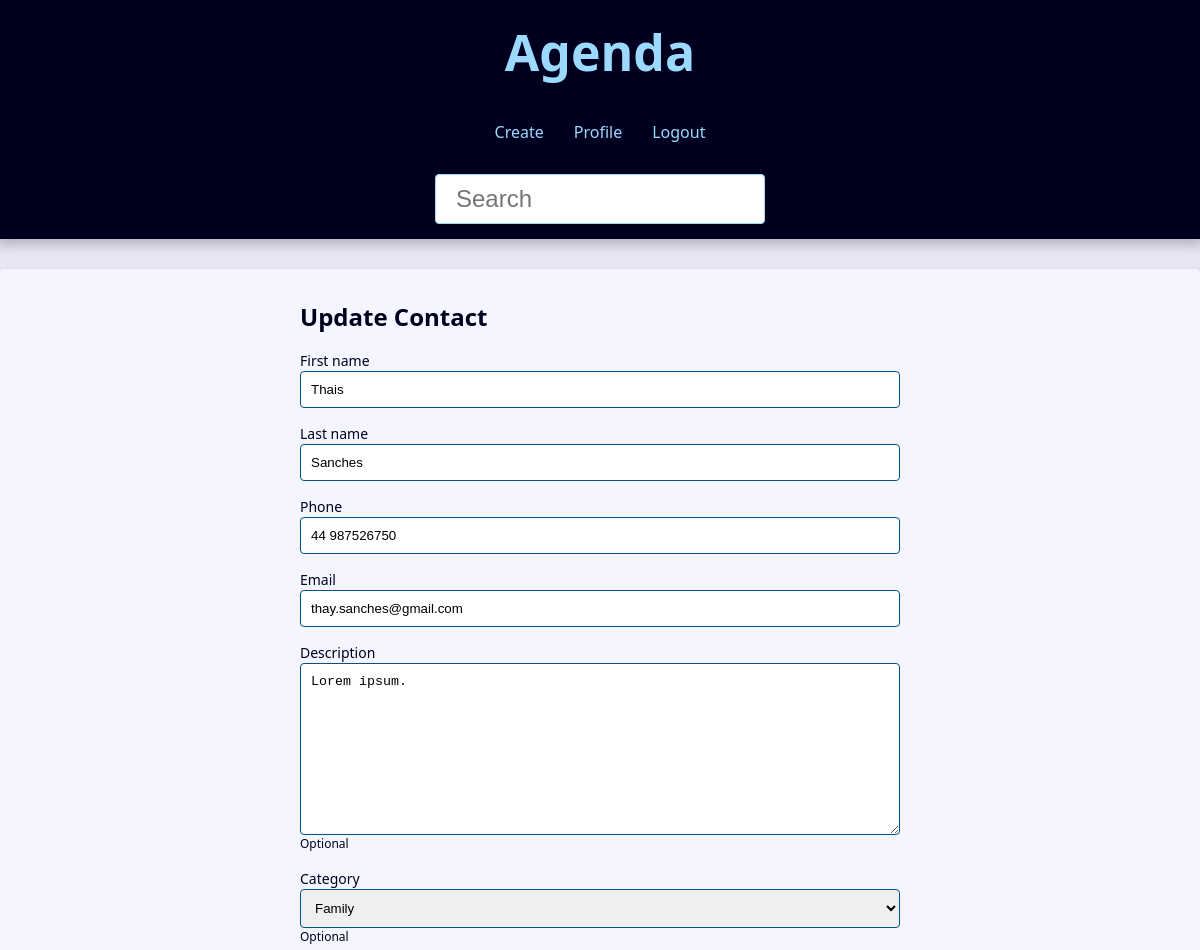
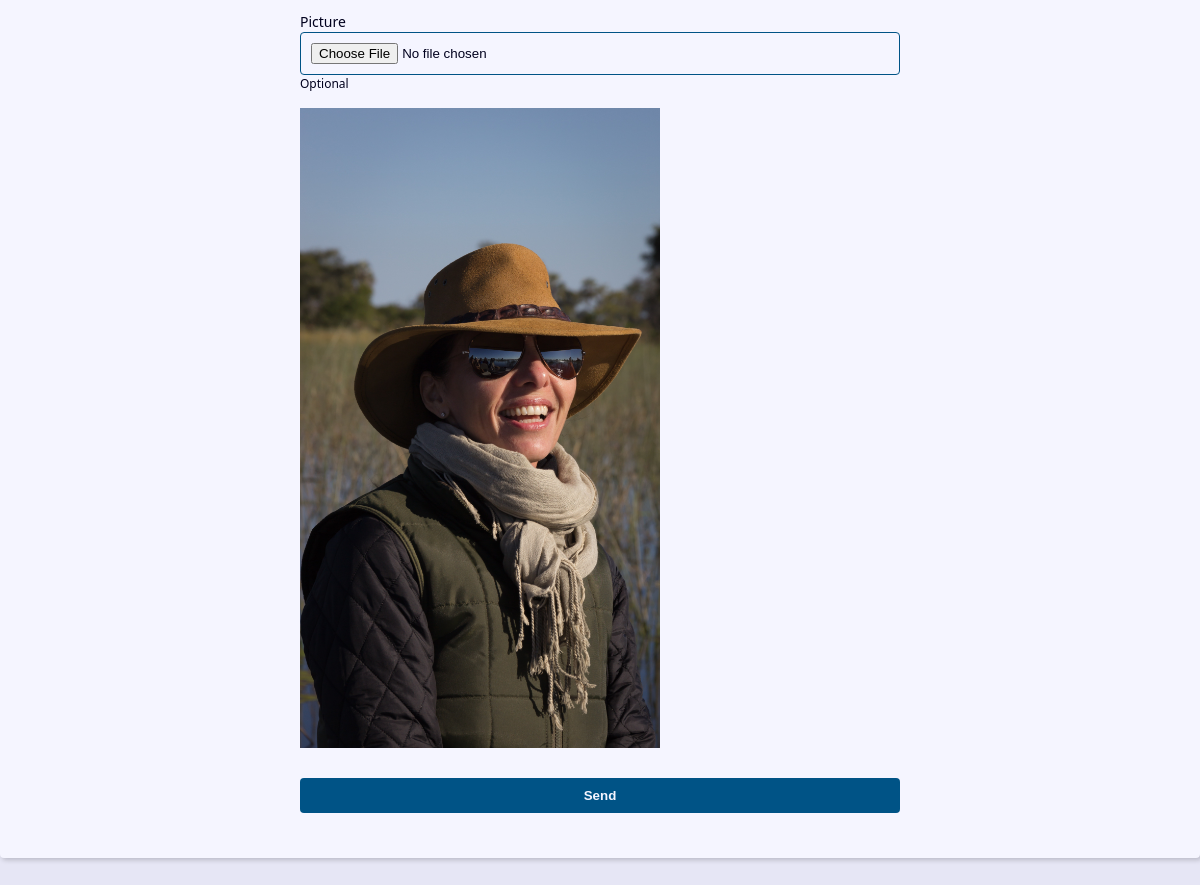
The page /contact/2020/update/ (signed in) on the database its author committed (2 pictures, top to bottom).
### contact/models.py (models this page shows, shortened)
class Contact(models.Model):
    first_name = models.CharField(max_length=50)
    last_name = models.CharField(max_length=50, blank=True)
    phone = models.CharField(max_length=50)
    email = models.EmailField(max_length=254)
    created_date = models.DateTimeField(default=timezone.now)
    description = models.TextField(blank=True, help_text='Optional')
    show = models.BooleanField(default=True)
    picture = models.ImageField(blank=True, upload_to='pictures/%Y/%m/')
    category = models.ForeignKey(
        Category, on_delete=models.SET_NULL, blank=True, null=True,
        help_text='Optional'
    )
    owner = models.ForeignKey(
        User, on_delete=models.SET_NULL, blank=True, null=True
    )

### contact/views/contact_forms.py (the view, shortened to what this page needs)
# urls.py: path('contact/<int:contact_id>/update/', views.update, name='update'),
@login_required(login_url='contact:login')
def update(request,  contact_id) -> HttpResponse:
    contact = get_object_or_404(
        Contact, pk=contact_id, show=True, owner=request.user
    )
    form_action = reverse('contact:update', args=(contact_id,))
    context = {
        'form': ContactForm(instance=contact), 'form_action': form_action,
    }
    return render(request, 'contact/update.html', context)

### contact/forms.py
class ContactForm(forms.ModelForm):
    phone = forms.CharField(
        widget=forms.TextInput(
            attrs={
                'placeholder': '(00) 00000-0000'
            }
        )
    )
    email = forms.EmailField(
        widget=forms.TextInput(
            attrs={
                'placeholder': 'exemple@exemple.com'
            }
        )
    )
    picture = forms.ImageField(
        help_text='Optional', widget=forms.FileInput(
            attrs={'accept': 'image/*', }), required=False
    )
    class Meta:
        model = Contact
        fields = (
            'first_name', 'last_name', 'phone', 'email', 'description',
            'category', 'picture',
        )

### contact/models.py (called while the page is built)
    def __str__(self) -> str:
        return self.name

### contact/templates/contact/update.html
{% extends 'contact/base_create_update.html' %}
{% block title_form %}
  <h2>Update Contact</h2>
{% endblock title_form %}

### contact/templates/contact/base_create_update.html (shortened to what this page needs)
{% extends 'global/base.html' %}
{% block content %}
  <div class="form-wrapper">
    {% block title_form %}{% endblock title_form %}
    <form action="{{ form_action }}" method="POST" enctype="multipart/form-data">
      <div class="form-content">
        {% for field in form %}
          <div class="form-group">
            <label for"{{ field.id_for_label }}">{{ field.label }}</label>
            {{ field }}
            {% if field.help_text %}
              <p class="help-text"> {{field.help_text}} </p>
            {% endif %}
          </div>
          {% if field.name == 'picture' and field.value.url %}
            <div class="form-group">
              <img src="{{ field.value.url }}" alt="">
            </div>
          {% endif %}
        {% endfor %}
      </div>
      <div class="form-content">
        <div class="form-group">
          <button class="btn" type="submit">Send</button>
        </div>
      </div>
    </form>
  </div>
{% endblock content %}

### base_static/global/css/style.css (style rules this page uses)
:root { --link-dark-color: rgb(0, 83, 134); --link-light-color: rgb(156, 217, 255); --clr-black: rgb(0, 0, 30); --clr-light-gray: rgb(230, 230, 245); --clr-white: rgb(245, 245, 255); --clr-dark-shadow-5: rgba(0, 0, 10, 5%); --clr-dark-shadow-10: rgba(0, 0, 10, 10%); --clr-dark-shadow-20: rgba(0, 0, 10, 20%); --clr-light-shadow-10: rgba(200, 200, 255, 10%); --small-font-size: 1.6rem; --smaller-font-size: 1.4rem; --smallest-font-size: 1.2rem; --medium-font-size: 2.4rem; --biggest-font-size: 5rem; --table-min-width: 60rem; --main-page-width: 120rem; --spacing: 1.5rem; --default-border-radius: 4px; --transition-fast: 300ms; }
*, *::before, *::after { margin: 0; padding: 0; box-sizing: border-box; }
html { font-size: 62.5%; }
body { font-family: system-ui, -apple-system, BlinkMacSystemFont, 'Segoe UI', Roboto, Oxygen, Ubuntu, Cantarell, 'Open Sans', 'Helvetica Neue', sans-serif; line-height: 1.5; font-size: var(--small-font-size); color: var(--clr-black); -webkit-font-smoothing: antialiased; background: var(--clr-light-gray); }
img, svg { display: block; max-width: 60%; }
.form-wrapper { max-width: 60rem; margin: var(--spacing) auto; }
.form-content { margin: var(--spacing) 0; }
.form-group { display: flex; flex-direction: column; padding-bottom: var(--spacing); }
.form-group p { margin: 1em 0; }
.form-group .help-text, .form-group .help-text ~ ul { margin: 0; font-size: var(--smallest-font-size); list-style: none; }
.form-group input, .form-group textarea, .form-group select { padding: 1rem; border-radius: var(--default-border-radius); border: 1px solid var(--link-dark-color); }
.form-group label { font-size: var(--smaller-font-size); }
.btn { background-color: var(--link-dark-color); color: var(--clr-white); font-weight: bold; border: none; padding: 1rem 2rem; border-radius: var(--default-border-radius); cursor: pointer; transition: filter var(--transition-fast) ease-in-out; }

### rows shown on the page
Contact: form "Thais" "Sanches" "44 987526750" "thay.sanches@gmail.com" "Lorem ipsum." "Family"

### other values the page prints
{{ field.label }} "First name" "Last name" "Phone" "Email" "Description" "Category" "Picture"
{{ field.help_text }} "Optional" "Optional" "Optional"
